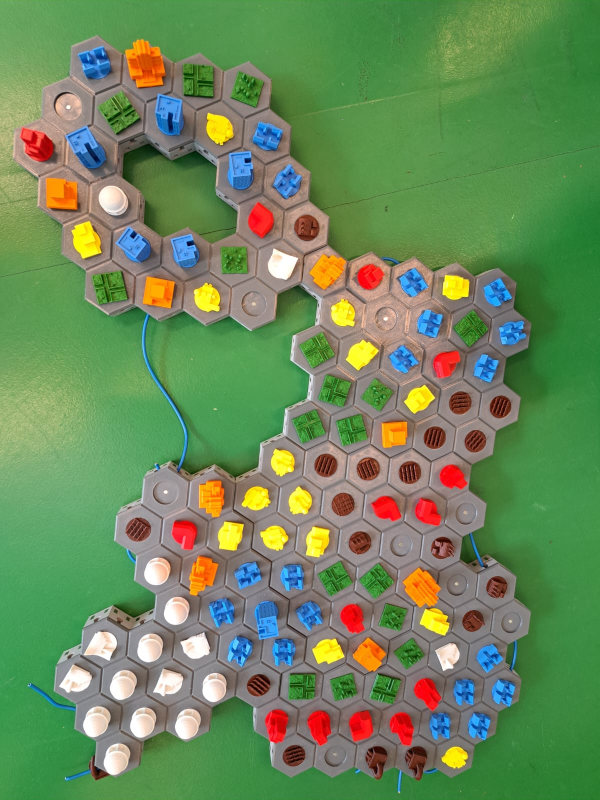
#> input picture city-recognition/resources/stad1.png, 1200 x 1600 px (shown at 1/2 size)
$ python main.py
#> lines starting #> are read from the running program, lines starting #| are printed output that depends on the picture; after the words box and inside, x2 and y2 are one past the last pixel; in counts of white or black regions, pixels touching at a corner belong together; long printed decimals are rounded
### city-recognition/building_finder.py
import cv2
import numpy as np
import matplotlib.pyplot as plt
from util import show_image
from enum import Enum

class ColorRange(Enum):
    GRAY = ((0, 0, 40), (180, 100, 240))
    BLACK = ((0, 0, 0), (180, 255, 30))

def get_color_mask(img, low, high):
    blur = cv2.blur(img, (5,5))
    blur0 = cv2.medianBlur(blur,5)
    blur1 = cv2.GaussianBlur(blur0,(5,5),0)
    blur2 = cv2.bilateralFilter(blur1,9,75,75)
    hsv = cv2.cvtColor(blur2, cv2.COLOR_BGR2HSV)
    mask = cv2.inRange(hsv, low, high)
    return mask

def remove_color(img, color):
    low, high = map(np.array, color.value)
    color_mask = get_color_mask(img, low, high)
    inverted_color_mask = cv2.bitwise_not(color_mask)
    removed_color = cv2.bitwise_and(img, img, mask=inverted_color_mask)
    return removed_color

def find_contours(img):
    img_copy = img.copy()
    gray = cv2.cvtColor(img, cv2.COLOR_BGR2GRAY)
    _, binary_image = cv2.threshold(gray, 1, 255, cv2.THRESH_BINARY)
    contours, _ = cv2.findContours(binary_image, cv2.RETR_TREE, cv2.CHAIN_APPROX_SIMPLE)

    buildings = {}
    for contour in contours:
        area = cv2.contourArea(contour)
        _,_,w,h = cv2.boundingRect(contour)
        bounding_area = w * h
        max_ratio = 4
        if 1000 <= area <= 12000 and bounding_area < max_ratio * area:
            M = cv2.moments(contour)
            if M['m00'] != 0.0:
                x = int(M['m10']/M['m00'])
                y = int(M['m01']/M['m00'])
            coordinates = (x, y)
            cv2.putText(img_copy, str(coordinates), coordinates, cv2.FONT_HERSHEY_COMPLEX_SMALL, 0.5, (0, 0, 0), 1)
            cv2.drawContours(img_copy, [contour], 0, (255, 0, 255), 4)
            buildings[coordinates] = crop_contour(img, contour)
    # show_image(img_copy)
    return buildings

def crop_contour(img, contour):
    x, y, w, h = cv2.boundingRect(contour)
    cropped_image = img[y:y+h, x:x+w]
    return cropped_image

def find_buildings(img):
    img_copy = img.copy()
    no_gray = remove_color(img_copy, ColorRange.GRAY)
    no_black = remove_color(no_gray, ColorRange.BLACK)
    buildings = find_contours(no_black)
    return buildings

### city-recognition/building_recognizer.py
import cv2
import numpy as np
import os
from matplotlib import pyplot as plt
from util import show_image, Color
from color_recognizer import get_color

def recognize_building(building):
    color = get_color(building)
    building = color # TODO: recognize a building based on its color
    return building


def recognize_buildings(buildings):
    recognized_buildings = {}
    for coords, building in buildings.items():
        recognized_building = recognize_building(building)
        recognized_buildings[coords] = recognized_building

    return recognized_buildings

### city-recognition/color_recognizer.py
import cv2
import numpy as np
from sklearn.cluster import KMeans
from util import Color

def closest_color_name(color):
    closest_name = None
    min_dist = float('inf')

    for rgb in Color:
        dist = np.sqrt(np.sum((np.array(color) - np.array(rgb.value))**2))
        if dist < min_dist:
            min_dist = dist
            closest_name = rgb.name

    return closest_name

def get_dominant_color(img):
    img = cv2.cvtColor(img, cv2.COLOR_BGR2RGB)
    pixels = img.reshape(-1, 3)
    non_black_pixels = pixels[np.any(pixels != [0, 0, 0], axis=1)]

    kmeans = KMeans(n_clusters=1)
    kmeans.fit(non_black_pixels)
    colors = kmeans.cluster_centers_

    return colors.astype(int)[0]

def get_color(img):
    color = get_dominant_color(img)
    color_name = closest_color_name(color)
    return color_name

### city-recognition/grid_builder.py
import math
import cv2
from collections import Counter
import numpy as np
import matplotlib.pyplot as plt
from util import show_image
import json

def build_grid(recognized_buildings):
    coordinates = recognized_buildings.keys()

    # Find all the direct neighbours
    adjacent_hexagon, average_distance = find_adjacent_hexagon(coordinates)

    # Create an anchor to serve as a starting point
    anchor = find_anchor(adjacent_hexagon)

    # Find all direct neighbours of the anchor
    anchor_neighbours = find_neighbours(adjacent_hexagon, anchor)

    # Calculate a rotation angle which aligns the hexagons
    angle = find_rotation_angle(anchor, anchor_neighbours)
    print(angle)

    # Rotate all the coordinates around the anchor
    new_coords = rotate_points_around_anchor(coordinates, anchor, angle)

    # Recursively create a grid starting at the anchor
    virtual_coords = {anchor : (250, 250)}
    visited = [anchor]
    odd_or_even = {anchor : False}
    virtual_coords = create_hexagon_grid(anchor, new_coords, adjacent_hexagon, virtual_coords, visited, odd_or_even)

    # ======
    unvisited = coordinates - visited
    sub_anchor = next(iter(unvisited))

    sa_coords, ooe = approximate_coords(sub_anchor, anchor, new_coords, average_distance)
    virtual_coords[sub_anchor] = sa_coords
    odd_or_even[sub_anchor] = ooe
    visited.append(sub_anchor)
    virtual_coords = create_hexagon_grid(sub_anchor, new_coords, adjacent_hexagon, virtual_coords, visited, odd_or_even)

    # ======

    # This grid contains virtual coordinates pointing to original coordinates (which serve as keys)
    grid = normalize_virtual_coords(virtual_coords, anchor)

    final_grid = update_coords(recognized_buildings, grid)

    json_grid = parse_grid_to_json(final_grid)
    # Replace this with the code to generate 3d models:
    # draw_grid(final_grid)

    return final_grid

def create_hexagon_grid(current_hexagon, new_coords, adjacent_hexagon, virtual_coords, visited, odd_or_even):
    visited.append(current_hexagon)

    virtual_x, virtual_y = virtual_coords[current_hexagon]
    neighbours = find_neighbours(adjacent_hexagon, current_hexagon)

    # Calculate the virtual coordinates for each neighbour (that does not have coordinates yet)
    for nb in neighbours:
        if nb in virtual_coords.keys():
            continue

        angle = calculate_angle(new_coords[current_hexagon], new_coords[nb])
        odd = odd_or_even[current_hexagon]

        # South East Neighbour
        if angle > 0 and angle <= math.pi / 3:
            virtual_coords[nb] = (virtual_x if odd else virtual_x - 1, virtual_y + 1)
            odd_or_even[nb] = not odd
        # South Neighbour
        elif angle > (1/3) * math.pi and angle <= (2/3) * math.pi:
            virtual_coords[nb] = (virtual_x - 1, virtual_y)
            odd_or_even[nb] = odd
        # South West Neighbour
        elif angle > (2/3) * math.pi and angle <= math.pi:
            virtual_coords[nb] = (virtual_x if odd else virtual_x - 1, virtual_y - 1)
            odd_or_even[nb] = not odd
        # North East Neighbour
        elif angle < 0 and angle >= -math.pi / 3:
            virtual_coords[nb] = (virtual_x + 1 if odd else virtual_x, virtual_y + 1)
            odd_or_even[nb] = not odd
        # North Neighbour
        elif angle < -(1/3) * math.pi and angle >= -(2/3) * math.pi:
            virtual_coords[nb] = (virtual_x + 1, virtual_y)
            odd_or_even[nb] = odd
        # North West Neighbour
        elif angle < -(2/3) * math.pi and angle >= -math.pi:
            virtual_coords[nb] = (virtual_x + 1 if odd else virtual_x, virtual_y - 1)
            odd_or_even[nb] = not odd
        else:
            raise Exception("Angle is not within the boundaries of pi")

    # Recursively go through unvisited neighbours
    for nb in neighbours:
        if nb not in visited:
            virtual_coords = create_hexagon_grid(nb, new_coords, adjacent_hexagon, virtual_coords, visited, odd_or_even)

    return virtual_coords

def normalize_virtual_coords(virtual_coords, anchor):
    smallest_x = math.inf
    smallest_y = math.inf

    for coords in virtual_coords.values():
        x, y = coords
        if x < smallest_x:
            smallest_x = x
        if y < smallest_y:
            smallest_y = y

    # This makes sure that the anchor is in an "odd" row
    if (virtual_coords[anchor][1] - smallest_y) % 2 == 1:
        smallest_y-=1

    result = {}
    for key, v_coords in virtual_coords.items():
        x, y = v_coords
        result[x - smallest_x, y - smallest_y] = key

    return result

def update_coords(recognized_buildings, grid):
    final_grid = {}
    for new_coords, old_coords in grid.items():
        # print(new_coords)
        # print(old_coords)
        final_grid[str(new_coords)] = recognized_buildings[old_coords]

    return final_grid


def find_adjacent_hexagon(coordinates, filter_threshold = 0.6):
    smallest_distance = math.inf
    distances = {}

    for i, coord1 in enumerate(coordinates):
        for coord2 in list(coordinates)[i+1:]:
            dist = calculate_distance(coord1, coord2)
            distances[(coord1, coord2)] = dist
            if dist < smallest_distance:
                smallest_distance = dist

    threshold = filter_threshold * smallest_distance
    adjacent_hexagon = [key for key, value in distances.items() if abs(value - smallest_distance) <= threshold]

    distance_sum = 0
    for key in adjacent_hexagon:
        distance_sum += distances[key]
    average_distance = distance_sum / len(adjacent_hexagon)

    return adjacent_hexagon, average_distance

def find_anchor(adjacent_hexagon):
    flat_list = [item for sublist in adjacent_hexagon for item in sublist]
    counter = Counter(flat_list)
    start,_ = counter.most_common(1)[0]
    return start

def find_neighbours(adjacent_hexagon, hex):
    neighbours = []
    for coord_pair in adjacent_hexagon:
        if coord_pair[0] == hex:
            neighbours.append(coord_pair[1])
        if coord_pair[1] == hex:
            neighbours.append(coord_pair[0])

    return neighbours

def calculate_distance(coord1, coord2):
    return math.sqrt(pow((coord1[0] - coord2[0]), 2) + pow((coord1[1] - coord2[1]), 2))

def rotate_point(coord, angle):
    x, y = coord
    rotated_x = x * np.cos(-angle) - y * np.sin(-angle)
    rotated_y = x * np.sin(-angle) + y * np.cos(-angle)
    return rotated_x, rotated_y

def rotate_points_around_anchor(coordinates, anchor, angle):
    translated_coords = [(x - anchor[0], y - anchor[1]) for x, y in coordinates]
    rotated_coords = [rotate_point(coord, angle) for coord in translated_coords]
    new_coords = [(int(x + anchor[0]), int(y + anchor[1])) for x,y in rotated_coords]
    result = {original: rotated for original, rotated in zip(coordinates, new_coords)}
    result[anchor] = anchor
    return result

def calculate_angle(anchor, point):
    dx = point[0] - anchor[0]
    dy = point[1] - anchor[1]
    return math.atan2(dy, dx)

def find_rotation_angle(anchor, neighbours):
    min_angle = float('inf')
    for nb in neighbours:
        angle = calculate_angle(anchor, nb)
        angle += math.pi/2
        if angle < 0:
            angle = -angle
        if angle > math.pi:
            angle -= math.pi

        if (angle < min_angle):
            min_angle = angle

    return min_angle

def approximate_coords(sub_anchor, anchor, new_coords, average_distance):
    odd_or_even = False
    coords_a = new_coords[anchor]
    coords_b = new_coords[sub_anchor]
    distance_x = coords_b[0] - coords_a[0]
    distance_y = coords_b[1] - coords_a[1]

    dh = average_distance
    do = average_distance / 2
    dw = math.sqrt(pow(dh, 2) - pow(do, 2))

    width_shift = round(distance_x / dw)
    if width_shift % 2 != 0:
        odd_or_even = True
        if distance_y < 0:
            distance_y -= do
        else:
            distance_y += do

    height_shift = round(distance_y / dh)
    new_coords = (250 - height_shift, 250 + width_shift)

    return new_coords, odd_or_even


# Temporary code to draw the hexagon:
# [5 lines left out: function draw_hexagon, not called in this run]

# [18 lines of commented-out code are left out]


def parse_grid_to_json(final_grid):
    stringified_keys = {str(key) : value for key, value in final_grid.items()}
    grid_json = json.dumps(stringified_keys)
    return grid_json

### city-recognition/main.py
import cv2
from building_finder import find_buildings
from building_recognizer import recognize_buildings
from grid_builder import build_grid

if __name__== "__main__" :
    img = cv2.imread(f'resources/stad1.png')
#> img is the input picture: shape (1600, 1200, 3); mean B, G, R 91.7, 137.3, 107.7
    buildings = find_buildings(img)
#> in get_color_mask, `mask = cv2.inRange(hsv, low, high)`:
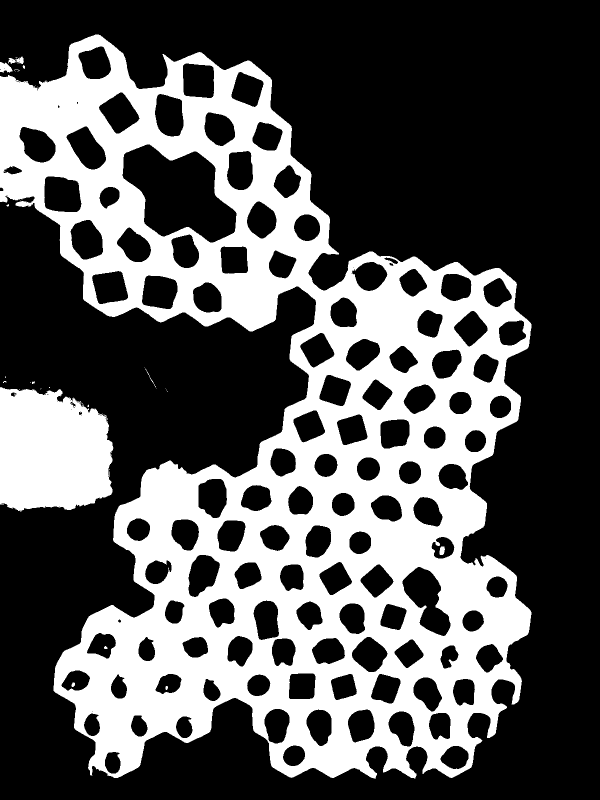
#> mask: shape (1600, 1200) (shown at 1/2 size); 34.1% white; 43 white regions (31 under 20 px), largest, box (x1, y1, x2, y2) and area: (0, 69, 1063, 1557) 607025, (0, 774, 227, 1023) 47433, (0, 124, 25, 146) 357
#> in remove_color, `removed_color = cv2.bitwise_and(img, img, mask=inverted_color_mask)`:
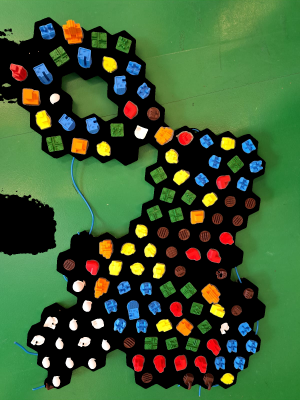
#> removed_color: shape (1600, 1200, 3) (shown at 1/4 size); mean B, G, R 49.8, 91.6, 59.7
#> in get_color_mask (call 2), `mask = cv2.inRange(hsv, low, high)`:
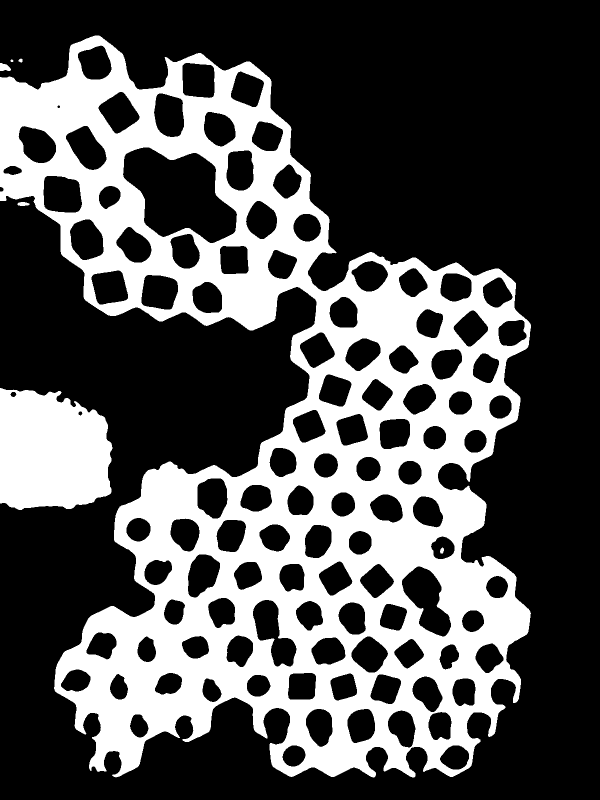
#> mask: shape (1600, 1200) (shown at 1/2 size); 32.3% white; 7 white regions, largest, box (x1, y1, x2, y2) and area: (0, 71, 1062, 1555) 573216, (0, 776, 225, 1020) 46188, (0, 126, 22, 142) 256
#> in find_contours, `gray = cv2.cvtColor(img, cv2.COLOR_BGR2GRAY)`:
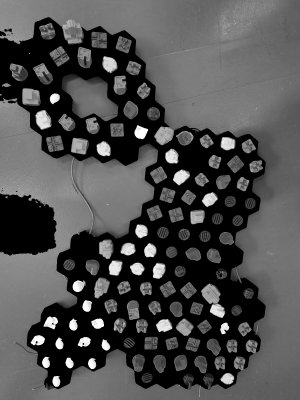
#> gray: shape (1600, 1200) (shown at 1/4 size); min 0, max 255, mean 77.3
#> in find_contours, `contours, _ = cv2.findContours(binary_image, cv2.RETR_TREE, cv2.CHAIN_..`: contours = 230 contours, 102 with area under 20; largest, box (x1, y1, x2, y2) and area: (0, 0, 1200, 1600) 970986, (246, 295, 473, 485) 27070, (805, 1134, 901, 1272) 6742, (89, 353, 163, 424) 4450, (133, 253, 212, 339) 3881
#> the loop in find_contours, `for contour in contours:` made 230 passes
#> (area, bounding_area, coordinates) on passes 1, 2, 3, 4, 6, 7, 8, 9: (1021, 1333, (225, 1525)), (1820.5, 2576, (910, 1514)), (1335.5, 1804, (587, 1511)), (1023, 1419, (368, 1454)), (1010.5, 1440, (183, 1449)), (1821, 2279, (879, 1450)), (2477.5, 3640, (804, 1454)), (2623, 3498, (722, 1450))
#> pass 1, in crop_contour, `cropped_image = img[y:y+h, x:x+w]`:
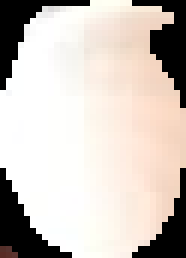
#> cropped_image: shape (43, 31, 3) (shown 6 times larger); mean B, G, R 189.2, 195.9, 204.2
#> pass 3, in crop_contour (call 3), `cropped_image = img[y:y+h, x:x+w]`:
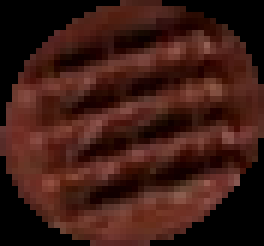
#> cropped_image: shape (41, 44, 3) (shown 6 times larger); mean B, G, R 20.4, 27.2, 61.3
#> after the loop in find_contours, `for contour in contours:`:
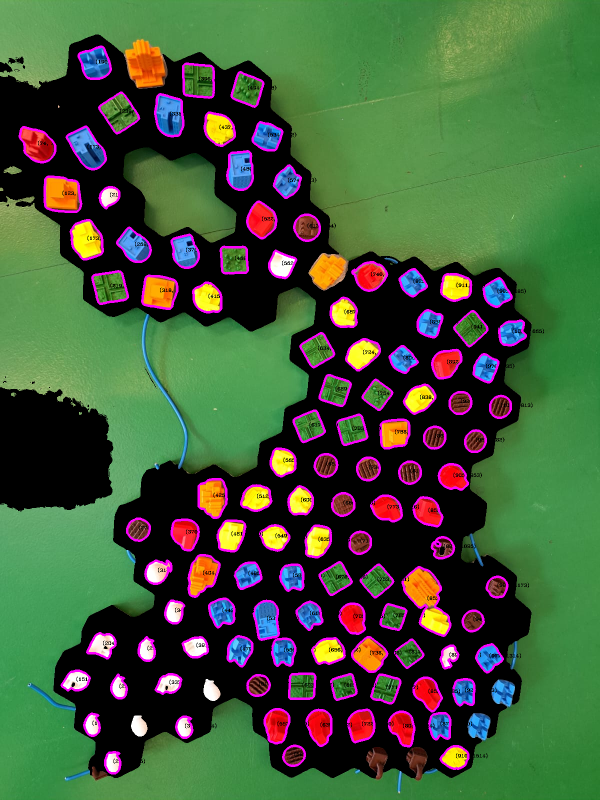
#> img_copy: shape (1600, 1200, 3) (shown at 1/2 size); mean B, G, R 58.1, 87.7, 67.2
    recognized_buildings = recognize_buildings(buildings)
#> the loop in recognize_buildings, `for coords, building in buildings.items():` made 108 passes
#> coords on passes 1 to 8: (225, 1525), (910, 1514), (587, 1511), (368, 1454), (183, 1449), (879, 1450), (804, 1454), (722, 1450)
    building_grid = build_grid(recognized_buildings)
#> the loop in find_neighbours, `for coord_pair in adjacent_hexagon:` made 234 passes
#> coord_pair on passes 1 to 3: ((225, 1525), (183, 1449)), ((910, 1514), (879, 1450)), ((587, 1511), (639, 1452))
#> the loop in find_rotation_angle, `for nb in neighbours:` made 6 passes
#> nb on passes 1 to 6: (879, 1450), (804, 1454), (928, 1383), (771, 1377), (897, 1312), (817, 1306)
#| 0.4483
#> the loop in find_neighbours (call 2), `for coord_pair in adjacent_hexagon:` made 234 passes
#> the loop in create_hexagon_grid, `for nb in neighbours:` made 6 passes
#> the loop in normalize_virtual_coords, `for coords in virtual_coords.values():` made 108 passes
#> coords on passes 1 to 8: (250, 250), (249, 251), (249, 250), (250, 251), (249, 249), (251, 250), (250, 249), (249, 252)
#> the loop in normalize_virtual_coords, `for key, v_coords in virtual_coords.items():` made 108 passes
#> (key, v_coords) on passes 1 to 8: ((855, 1385), (250, 250)), ((879, 1450), (249, 251)), ((804, 1454), (249, 250)), ((928, 1383), (250, 251)), ((771, 1377), (249, 249)), ((897, 1312), (251, 250)), ((817, 1306), (250, 249)), ((910, 1514), (249, 252))
#> the loop in update_coords, `for new_coords, old_coords in grid.items():` made 106 passes
#> (new_coords, old_coords) on passes 1 to 8: ((5, 16), (855, 1385)), ((4, 17), (879, 1450)), ((4, 16), (804, 1454)), ((5, 17), (928, 1383)), ((4, 15), (771, 1377)), ((6, 16), (897, 1312)), ((5, 15), (817, 1306)), ((4, 18), (910, 1514))

    # [5 lines of commented-out code are left out]
